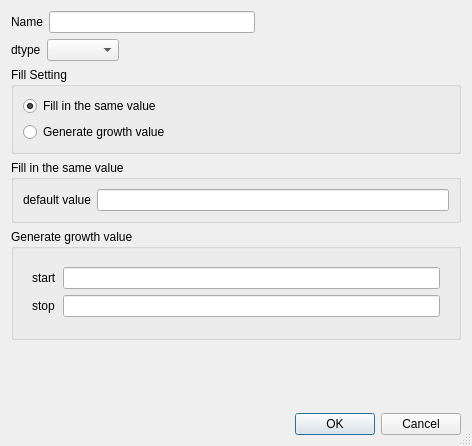
<?xml version="1.0" encoding="UTF-8"?>
<ui version="4.0">
 <class>DADialogInsertNewColumn</class>
 <widget class="QDialog" name="DADialogInsertNewColumn">
  <property name="geometry">
   <rect>
    <x>0</x>
    <y>0</y>
    <width>472</width>
    <height>446</height>
   </rect>
  </property>
  <property name="windowTitle">
   <string>Insert New Column</string>
  </property>
  <property name="windowIcon">
   <iconset resource="../icon.qrc">
    <normaloff>:/DAGui/icon/insertColumnRight.svg</normaloff>:/DAGui/icon/insertColumnRight.svg</iconset>
  </property>
  <property name="sizeGripEnabled">
   <bool>true</bool>
  </property>
  <property name="modal">
   <bool>false</bool>
  </property>
  <layout class="QVBoxLayout" name="verticalLayout_3">
   <item>
    <layout class="QHBoxLayout" name="horizontalLayout_2">
     <item>
      <widget class="QLabel" name="label">
       <property name="text">
        <string>Name</string>
       </property>
      </widget>
     </item>
     <item>
      <widget class="QLineEdit" name="lineEditName"/>
     </item>
     <item>
      <spacer name="horizontalSpacer">
       <property name="orientation">
        <enum>Qt::Horizontal</enum>
       </property>
       <property name="sizeHint" stdset="0">
        <size>
         <width>40</width>
         <height>20</height>
        </size>
       </property>
      </spacer>
     </item>
    </layout>
   </item>
   <item>
    <layout class="QHBoxLayout" name="horizontalLayout_3">
     <item>
      <widget class="QLabel" name="label_3">
       <property name="text">
        <string>dtype</string>
       </property>
      </widget>
     </item>
     <item>
      <widget class="DA::DAPyDTypeComboBox" name="comboBoxDType"/>
     </item>
     <item>
      <spacer name="horizontalSpacer_2">
       <property name="orientation">
        <enum>Qt::Horizontal</enum>
       </property>
       <property name="sizeHint" stdset="0">
        <size>
         <width>40</width>
         <height>20</height>
        </size>
       </property>
      </spacer>
     </item>
    </layout>
   </item>
   <item>
    <widget class="QGroupBox" name="groupBoxFillSetting">
     <property name="title">
      <string>Fill Setting</string>
     </property>
     <layout class="QVBoxLayout" name="verticalLayout_2">
      <item>
       <widget class="QRadioButton" name="radioButtonFillInSame">
        <property name="text">
         <string>Fill in the same value</string>
        </property>
        <property name="checked">
         <bool>true</bool>
        </property>
       </widget>
      </item>
      <item>
       <widget class="QRadioButton" name="radioButtonRange">
        <property name="text">
         <string>Generate growth value</string>
        </property>
       </widget>
      </item>
     </layout>
    </widget>
   </item>
   <item>
    <widget class="QGroupBox" name="groupBoxSameValue">
     <property name="title">
      <string>Fill in the same value</string>
     </property>
     <layout class="QHBoxLayout" name="horizontalLayout">
      <item>
       <widget class="QLabel" name="label_2">
        <property name="text">
         <string>default value</string>
        </property>
       </widget>
      </item>
      <item>
       <widget class="QLineEdit" name="lineEditDefaultValue"/>
      </item>
     </layout>
    </widget>
   </item>
   <item>
    <widget class="QGroupBox" name="groupBoxRange">
     <property name="title">
      <string>Generate growth value</string>
     </property>
     <layout class="QVBoxLayout" name="verticalLayout">
      <item>
       <widget class="QStackedWidget" name="stackedWidget">
        <property name="currentIndex">
         <number>0</number>
        </property>
        <widget class="QWidget" name="pageNumRange">
         <layout class="QGridLayout" name="gridLayout">
          <item row="0" column="0">
           <widget class="QLabel" name="label_4">
            <property name="text">
             <string>start</string>
            </property>
           </widget>
          </item>
          <item row="0" column="1">
           <widget class="QLineEdit" name="lineEditStart"/>
          </item>
          <item row="1" column="0">
           <widget class="QLabel" name="label_5">
            <property name="text">
             <string>stop</string>
            </property>
           </widget>
          </item>
          <item row="1" column="1">
           <widget class="QLineEdit" name="lineEditStop"/>
          </item>
         </layout>
        </widget>
        <widget class="QWidget" name="pageDatetimeRange">
         <layout class="QGridLayout" name="gridLayout_2">
          <item row="0" column="0">
           <widget class="QLabel" name="label_6">
            <property name="text">
             <string>start</string>
            </property>
           </widget>
          </item>
          <item row="0" column="1">
           <widget class="QDateTimeEdit" name="dateTimeEditStart">
            <property name="sizePolicy">
             <sizepolicy hsizetype="Expanding" vsizetype="Fixed">
              <horstretch>0</horstretch>
              <verstretch>0</verstretch>
             </sizepolicy>
            </property>
            <property name="displayFormat">
             <string>yyyy-MM-dd HH:mm:ss</string>
            </property>
           </widget>
          </item>
          <item row="1" column="0">
           <widget class="QLabel" name="label_7">
            <property name="text">
             <string>stop</string>
            </property>
           </widget>
          </item>
          <item row="1" column="1">
           <widget class="QDateTimeEdit" name="dateTimeEditStop">
            <property name="sizePolicy">
             <sizepolicy hsizetype="Expanding" vsizetype="Fixed">
              <horstretch>0</horstretch>
              <verstretch>0</verstretch>
             </sizepolicy>
            </property>
            <property name="displayFormat">
             <string>yyyy-MM-dd HH:mm:ss</string>
            </property>
           </widget>
          </item>
         </layout>
        </widget>
       </widget>
      </item>
     </layout>
    </widget>
   </item>
   <item>
    <spacer name="verticalSpacer">
     <property name="orientation">
      <enum>Qt::Vertical</enum>
     </property>
     <property name="sizeHint" stdset="0">
      <size>
       <width>20</width>
       <height>62</height>
      </size>
     </property>
    </spacer>
   </item>
   <item>
    <layout class="QHBoxLayout" name="horizontalLayout_4">
     <item>
      <spacer name="horizontalSpacer_3">
       <property name="orientation">
        <enum>Qt::Horizontal</enum>
       </property>
       <property name="sizeHint" stdset="0">
        <size>
         <width>40</width>
         <height>20</height>
        </size>
       </property>
      </spacer>
     </item>
     <item>
      <widget class="QPushButton" name="pushButtonOK">
       <property name="text">
        <string>OK</string>
       </property>
      </widget>
     </item>
     <item>
      <widget class="QPushButton" name="pushButtonCancel">
       <property name="text">
        <string>Cancel</string>
       </property>
      </widget>
     </item>
    </layout>
   </item>
  </layout>
 </widget>
 <customwidgets>
  <customwidget>
   <class>DA::DAPyDTypeComboBox</class>
   <extends>QComboBox</extends>
   <header>DAPyDTypeComboBox.h</header>
  </customwidget>
 </customwidgets>
 <resources>
  <include location="../icon.qrc"/>
 </resources>
 <connections>
  <connection>
   <sender>radioButtonFillInSame</sender>
   <signal>clicked(bool)</signal>
   <receiver>groupBoxSameValue</receiver>
   <slot>setVisible(bool)</slot>
   <hints>
    <hint type="sourcelabel">
     <x>72</x>
     <y>107</y>
    </hint>
    <hint type="destinationlabel">
     <x>106</x>
     <y>165</y>
    </hint>
   </hints>
  </connection>
  <connection>
   <sender>radioButtonRange</sender>
   <signal>clicked(bool)</signal>
   <receiver>groupBoxRange</receiver>
   <slot>setVisible(bool)</slot>
   <hints>
    <hint type="sourcelabel">
     <x>43</x>
     <y>136</y>
    </hint>
    <hint type="destinationlabel">
     <x>40</x>
     <y>241</y>
    </hint>
   </hints>
  </connection>
  <connection>
   <sender>pushButtonOK</sender>
   <signal>clicked()</signal>
   <receiver>DADialogInsertNewColumn</receiver>
   <slot>accept()</slot>
   <hints>
    <hint type="sourcelabel">
     <x>342</x>
     <y>426</y>
    </hint>
    <hint type="destinationlabel">
     <x>219</x>
     <y>407</y>
    </hint>
   </hints>
  </connection>
  <connection>
   <sender>pushButtonCancel</sender>
   <signal>clicked()</signal>
   <receiver>DADialogInsertNewColumn</receiver>
   <slot>reject()</slot>
   <hints>
    <hint type="sourcelabel">
     <x>406</x>
     <y>423</y>
    </hint>
    <hint type="destinationlabel">
     <x>297</x>
     <y>382</y>
    </hint>
   </hints>
  </connection>
  <connection>
   <sender>radioButtonFillInSame</sender>
   <signal>clicked(bool)</signal>
   <receiver>groupBoxRange</receiver>
   <slot>setHidden(bool)</slot>
   <hints>
    <hint type="sourcelabel">
     <x>85</x>
     <y>107</y>
    </hint>
    <hint type="destinationlabel">
     <x>85</x>
     <y>247</y>
    </hint>
   </hints>
  </connection>
  <connection>
   <sender>radioButtonRange</sender>
   <signal>clicked(bool)</signal>
   <receiver>groupBoxSameValue</receiver>
   <slot>setHidden(bool)</slot>
   <hints>
    <hint type="sourcelabel">
     <x>174</x>
     <y>127</y>
    </hint>
    <hint type="destinationlabel">
     <x>176</x>
     <y>172</y>
    </hint>
   </hints>
  </connection>
 </connections>
</ui>
